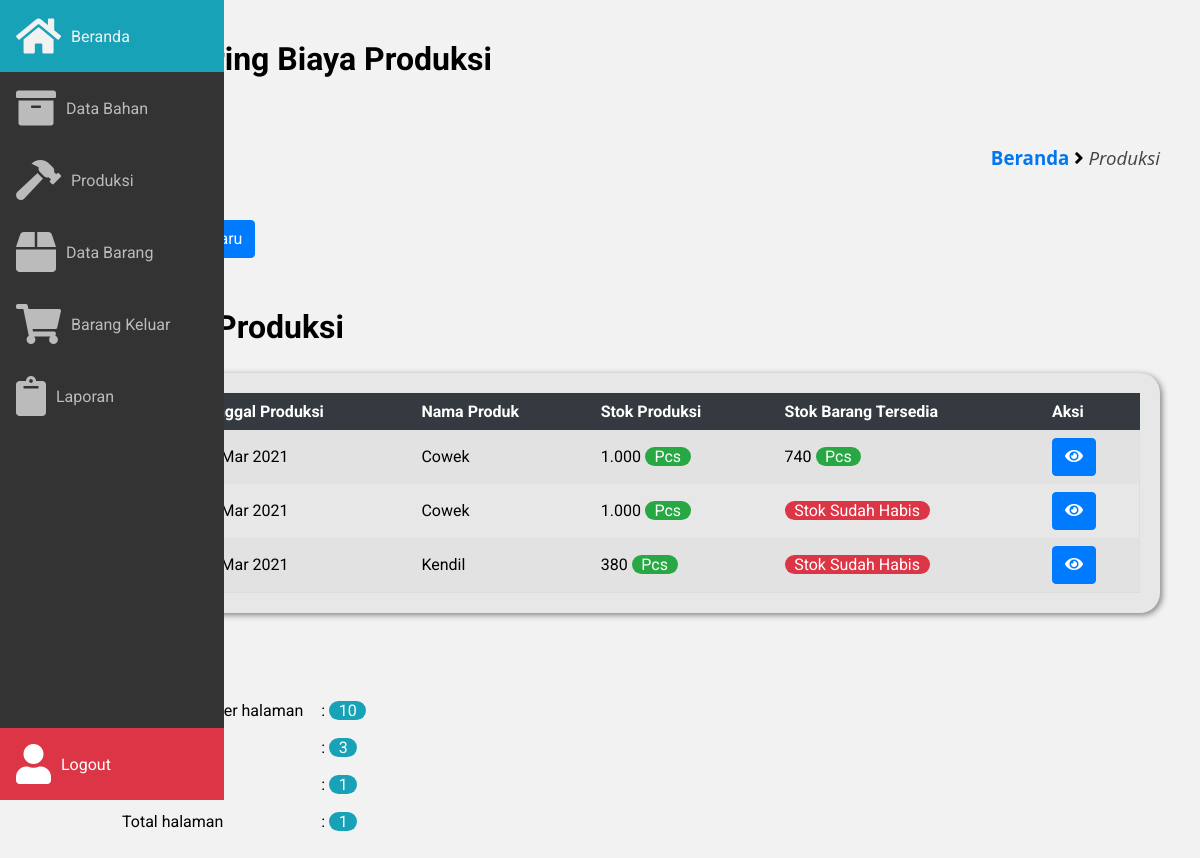
Page /frontend/produksi/index.php (signed in) on the earlier database version.
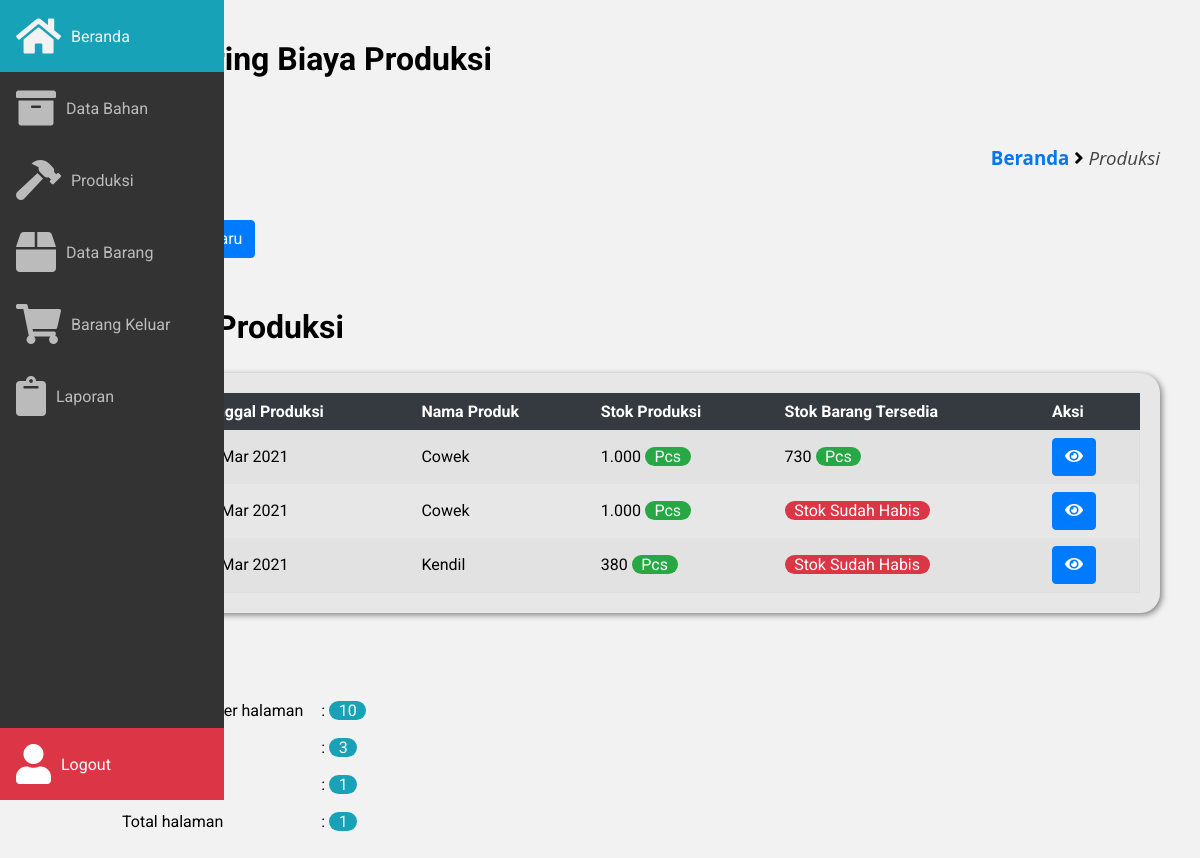
Same page on the later database version.
### tables this page shows
CREATE TABLE `produksi` (
  `id_produksi` int(12) NOT NULL,
  `nama_produk` varchar(100) NOT NULL,
  `stok_produk` int(12) NOT NULL,
  `satuan_stok_produk` varchar(100) NOT NULL,
  `untung_produk` int(12) NOT NULL,
  `harga_jual` int(20) NOT NULL,
  `tgl_produksi` date NOT NULL
);

CREATE TABLE `barang` (
  `id_barang` int(20) NOT NULL,
  `nama_barang` varchar(100) NOT NULL,
  `stok_barang` int(200) NOT NULL,
  `satuan_stok_barang` varchar(100) NOT NULL,
  `untung_barang` int(100) NOT NULL,
  `harga_jual_item` int(20) NOT NULL,
  `produksi_id` varchar(200) NOT NULL,
  `tanggal_produksi` date NOT NULL
);

### frontend/produksi/index.php (the view, shortened to what the changed rows need)
<?php
	include '../../database/koneksi.php';
?>
<!DOCTYPE html>
<html lang="pt-BR">
	<head>
		<link rel="stylesheet" href="https://pro.fontawesome.com/releases/v5.10.0/css/all.css"/>
		<link
			rel="stylesheet"
			href="https://cdn.materialdesignicons.com/4.9.95/css/materialdesignicons.min.css"
		/>
		<link rel="stylesheet" href="../../assets/css/main.css" />
		<link rel="stylesheet" href="../../assets/css/style.css" />
		<link rel="stylesheet" href="../../assets/css/sidebar.css" />
	</head>
	<body>
		<main class="main">
			<section>
				<h2>Monitoring Biaya Produksi</h2>
				<div class="container">
					<div class="baris">
						<div class="kolom-100 margin-top-50 margin-bottom-100">
							<h2>Histori Produksi</h2>
							<div class="box-konten-radius backgorund-e7">
								<div class="box-badan-konten">
									<div class="table-box">
										<table class="table-responsive">
											<tr class="thead-dark">
												<th>No</th>
												<th>Tanggal Produksi</th>
												<th>Nama Produk</th>
												<th>Stok Produksi</th>
												<th>Stok Barang Tersedia</th>
												<th>Aksi</th>
											</tr>
											<?php
												$halaman = 10;
												$page    = isset($_GET["halaman"]) ? (int)$_GET["halaman"] :1;
												$mulai   = ($page>1) ? ($page * $halaman) - $halaman : 0;
                        $nomor = 1;
                        $sql   = "SELECT * FROM produksi ORDER BY tgl_produksi DESC LIMIT $mulai, $halaman";
                        $query = mysqli_query($host, $sql);
                        while ($data = mysqli_fetch_assoc($query) ) {
                      ?>
                      <tr>
                        <td><?= $nomor++?></td>
                        <td><?= date('d M Y', strtotime($data['tgl_produksi'])) ?></td>
                        <td><?= $data['nama_produk']?></td>
                        <td>
													<?php
														if ($data['stok_produk'] >= 10) {
															echo number_format($data['stok_produk'],0,',','.') . " " . "<span class='lencana-radius lencana-hijau'>" . $data['satuan_stok_produk'] . "</span>" ;
														} elseif ($data['stok_produk'] >= 0) {
															echo "<span class='teks-merah'>" .  number_format($data['stok_produk'],0,',','.') . "</span>" . " " . "<span class='lencana-radius lencana-hijau'>" . $data['satuan_stok_produk'] . "</span>" ;
														} elseif ($data['stok_produk'] = 0) {
															echo "<span class='lencana-radius lencana-merah'>Stok Habis</span>";
														}
													?>
												</td>
												<td>
													<?php
														$id_produksi = $data['id_produksi'];
														$selectStokBarang = "SELECT * FROM barang WHERE produksi_id = '$id_produksi'";
														$queryStokBarang  = mysqli_query($host, $selectStokBarang);
														$dataStokBarang   = mysqli_fetch_assoc($queryStokBarang);
														$stok             = $dataStokBarang['stok_barang'];
														if ($stok != 0) {
															echo number_format($stok,0,',','.') . " " . "<span class='lencana-radius lencana-hijau'>" . $data['satuan_stok_produk'] . "</span>" ;
														} else {
															echo "<span class='lencana-radius lencana-merah'>Stok Sudah Habis</span>";
														}
													?>
												</td>
                        <td>
                          <a href="detail_produksi.php?ip=<?php echo $data['id_produksi']?>&page=produksi" class="tmbl tmbl-biru">
                            <i class="fa fa-eye"></i>
                          </a>
                        </td>
                      </tr>
                      <?php } ?>
										</table>
									</div>
								</div>
							</div>
						</div>
					</div>
				</div>
			</section>
		</main>
	</body>
</html>

Differences in the rows shown:
changed produksi "22 Mar 2021": barang.stok_barang "740" → "730"
